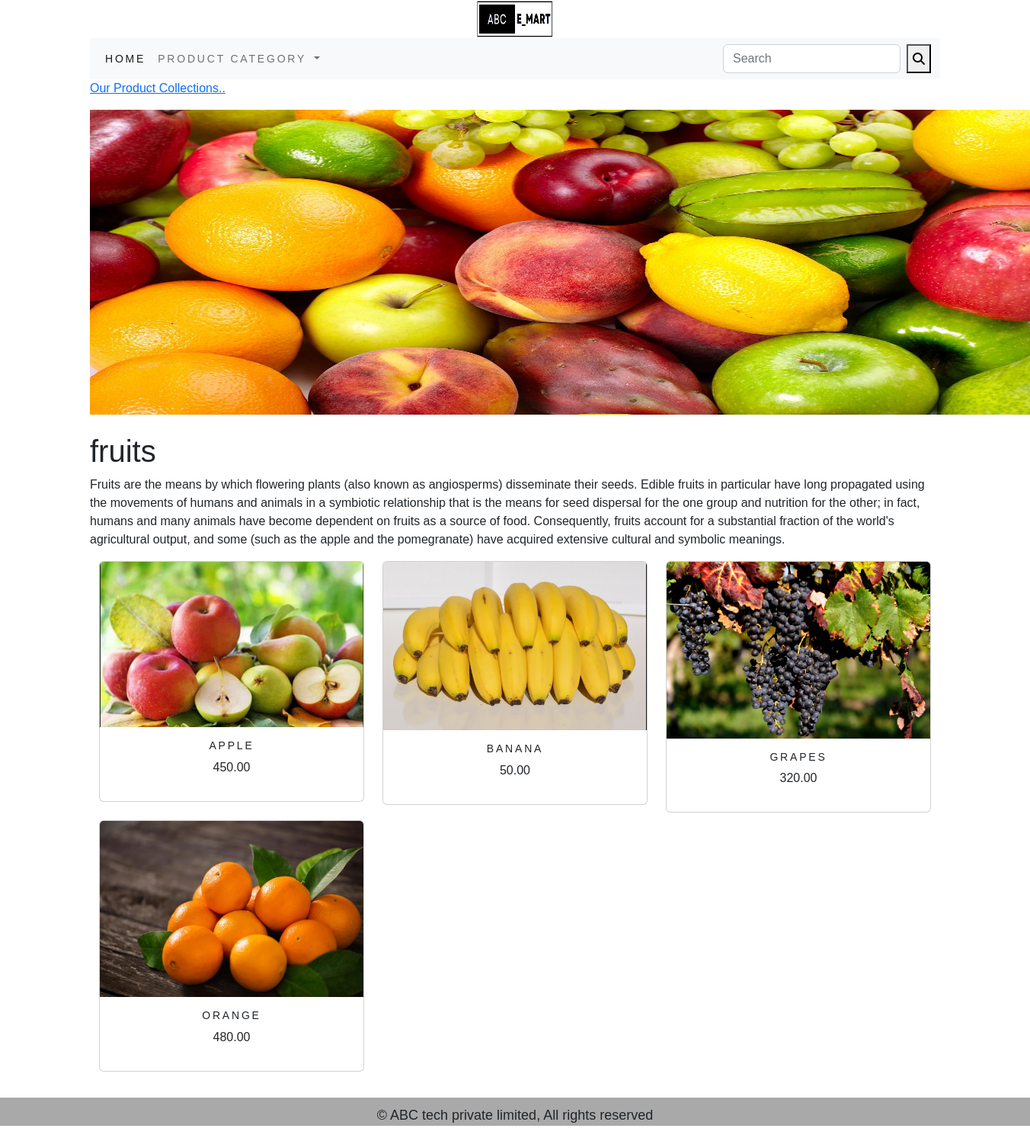
/ecommerceapp/fruits-category/, run on the app's committed database.
### ecommerceapp/models.py (models this page shows, shortened)
class Category(models.Model):
    name=models.CharField(max_length=250, unique=True)
    slug=models.SlugField(max_length=250, unique=True)
    description=models.TextField(blank=True)
    image=models.ImageField(upload_to="category", blank=True)
    class Meta:
        ordering=('name',)
        verbose_name='category'
        verbose_name_plural='categories'
    def get_urll(self):
        return reverse('ecommerceapp:products_by_category', args=[self.slug])

class Product(models.Model):
    name=models.CharField(max_length=250, unique=True)
    slug=models.SlugField(max_length=250, unique=True)
    description=models.TextField(blank=True)
    price=models.DecimalField(max_digits=10, decimal_places=2)
    category=models.ForeignKey(Category, on_delete=models.CASCADE)
    image=models.ImageField(upload_to='product', blank=True)
    stock=models.IntegerField()
    available=models.BooleanField(default=True)
    created=models.DateTimeField(auto_now_add=True)
    updated=models.DateTimeField(auto_now=True)
    def get_url(self):
        return reverse('ecommerceapp:prodcatdetail',args=[self.category.slug,self.slug])
    class Meta:
        ordering=('name',)
        verbose_name='product'
        verbose_name_plural='products'

### ecommerceapp/views.py (the view)
# urls.py: path("", views.allprodcat,name='allprodcat'),
def allprodcat(request,c_slug=None):
    c_page=None
    products_list=None
    if c_slug!=None:
        c_page=get_object_or_404(Category,slug=c_slug)
        products_list=Product.objects.all().filter(category=c_page, available=True)
    else:
        products_list=Product.objects.all().filter(available=True)
    paginator=Paginator(products_list,6)
    try:
        page=int(request.GET.get('page','1'))
    except:
        page=1
    try:
        products=paginator.page(page)
    except (EmptyPage,InvalidPage):
        products=paginator.page(paginator.num_pages)
    return render(request,"category.html",{'category':c_page,'products':products})

### cart_app/context_processor.py (called while the page is built)
def counter(request):
    item_count=0
    if 'admin' in request.path:
        return {}
    else:
        try:
            cart=Cart.objects.filter(cart_id=_cart_id(request))
            car_items=CartItem.objects.all().filter(cart=cart[:1])
            for cart_item in car_items:
                item_count +=cart_item.quantity
        except Cart.DoesNotExist:
            item_count=0
    return dict(item_count=item_count)

### cart_app/views.py (called while the page is built)
def _cart_id(request):
    cart=request.session.session_key
    if not cart:
        cart=request.session.create()
    return cart

### ecommerceapp/context_processors.py (called while the page is built)
def menu_links(request):
    links=Category.objects.all()
    return dict(links=links)

### templates/category.html (shortened to what this page needs)
{% extends 'base.html' %}
{% load static %}
{% block content %}
{% if category %}
<div>
    <div>
        <p><a href="{% url 'ecommerceapp:allprodcat' %}">Our Product Collections..</a></p>
    </div>
</div>
{% endif %}
<div>
    {% if category %}
        <img src="{{ category.image.url }}" alt="{{ category.name }}" width="1300" height="400">
</div>
<br>
<div>
        <h1>{{ category.name }}</h1>
        <p>{{ category.description }}</p>
</div>
{% endif %}
<div class="container">
    <div class="row mx_auto">
        {% for product in products.object_list %}
        <div class="my_bottom_margin col-4 ">
            <div class="card text-center" style="min-width:18rem;">
                <a href="{{ product.get_url }}"><img class="card-img-top my_image"   src="{{ product.image.url }}" alt="{{ product.name }}"></a>
            <div class="card-body">
            <h4>{{ product.name }}</h4>
            <p>{{ product.price }}</p>
            </div>
            </div>
        </div>
        {% endfor %}
    </div>
    <br>
 </div>
{% endblock %}

### static/css/custom.css (style rules this page uses)
.my_bottom_margin { margin-bottom: 10px; }
.card-body h4 { font-size:14px; text-transform:uppercase; letter-spacing: .2em }

### templates/base.html (style rules this page uses)
body { font-family: 'Secular One', sans-serif; }

### data on the page
Category: image (picture), name "fruits", description "Fruits are the means by which flowering plants (also known as angiosperms) disseminate their seeds. Edible fruits in particular have long propagated using the movements of humans and animals in a symbiotic relationship that is the means for seed dispersal for the one group and nutrition for the other; in fact, humans and many animals have become dependent on fruits as a source of food. Consequently, fruits account for a substantial fraction of the world's agricultural output, and some (such as the apple and the pomegranate) have acquired extensive cultural and symbolic meanings."
Product: image (picture), name "APPLE", price "450.00"
Product: image (picture), name "BANANA", price "50.00"
Product: image (picture), name "GRAPES", price "320.00"
Product: image (picture), name "ORANGE", price "480.00"
